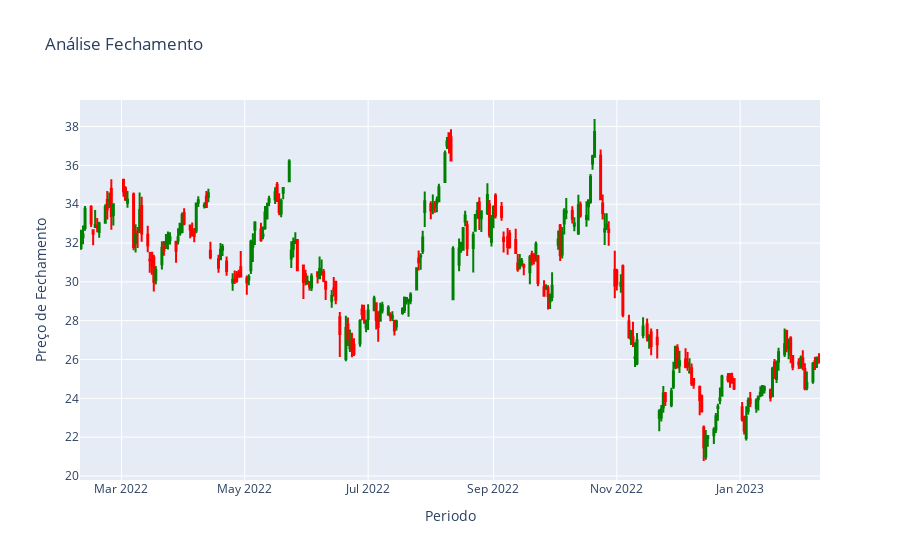

The code cell stored with this chart in its notebook:
### Markdown cell above
#### Candlestick Charts

É um estilo de gráfico financeiro que descreve abertura, alta, baixa e fechamento para uma determinada xcoordenada (tempo mais provável). As caixas representam a dispersão entre os valores opene closee as linhas representam a dispersão entre os valores lowe high. Pontos de amostragem onde o valor de fechamento é maior (inferior) do que o valor de abertura são chamados de crescentes (decrescentes). Por padrão, as velas crescentes são desenhadas em verde, enquanto as decrescentes são desenhadas em vermelho.

### Code cell
# Grafico clandestik
Grafico_Candlestick = go.Figure(
    data=[
        go.Candlestick(
            x=Dados.index,
            open=Dados['Open'],
            high=Dados['High'],
            low=Dados['Low'],
            close=Dados['Close'],
            increasing_line_color='green',
            decreasing_line_color='red'
        )
    ]
)


Grafico_Candlestick.update_layout(
    xaxis_rangeslider_visible=False,
    title='Análise Fechamento',
    xaxis_title='Periodo',
    yaxis_title='Preço de Fechamento'
)


Grafico_Candlestick.show()

### Figure 1 — Plotly figure (JSON) as saved in the notebook; plotly's stock layout.template omitted (floating-point values rounded to 4 significant figures; data arrays with more than 128 entries replaced by an {"elided": "..."} marker saying what was removed)
{"data": [{"close": {"elided": "252 float values"}, "decreasing": {"line": {"color": "red"}}, "high": {"elided": "252 float values"}, "increasing": {"line": {"color": "green"}}, "low": {"elided": "252 float values"}, "open": {"elided": "252 float values"}, "type": "candlestick", "x": {"elided": "252 str values"}}], "layout": {"title": {"text": "Análise Fechamento"}, "xaxis": {"rangeslider": {"visible": false}, "title": {"text": "Periodo"}}, "yaxis": {"title": {"text": "Preço de Fechamento"}}}}
